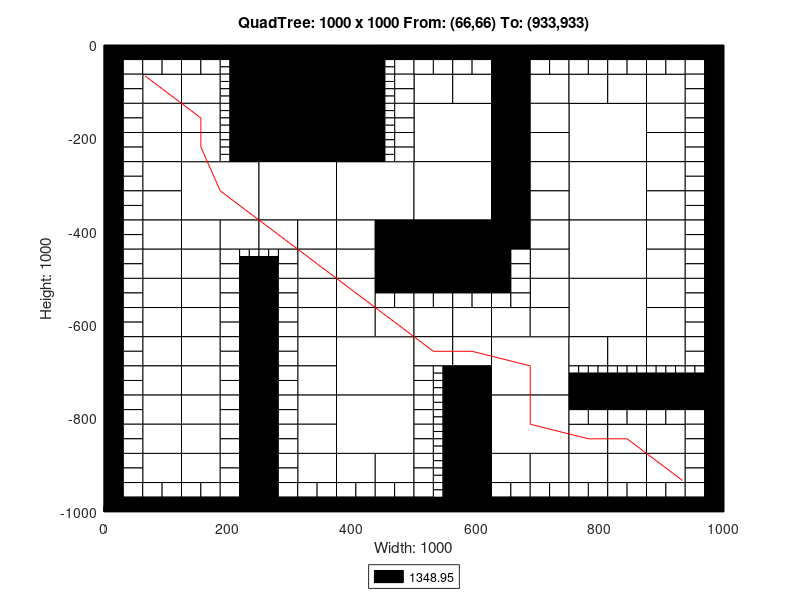

Reproduce this figure in MATLAB.
axis([0 1000 -1000 0]);
title('QuadTree: 1000 x 1000 From: (66,66) To: (933,933)');
xlabel('Width: 1000');
ylabel('Height: 1000');
rectangle('Position',[250 -125 125 125], 'FaceColor',[0 0 0]);
rectangle('Position',[250 -250 125 125], 'FaceColor',[0 0 0]);
rectangle('Position',[125 -375 125 125], 'FaceColor',[1 1 1]);
rectangle('Position',[250 -375 125 125], 'FaceColor',[1 1 1]);
rectangle('Position',[375 -375 125 125], 'FaceColor',[1 1 1]);
rectangle('Position',[500 -250 125 125], 'FaceColor',[1 1 1]);
rectangle('Position',[750 -250 125 125], 'FaceColor',[1 1 1]);
rectangle('Position',[500 -375 125 125], 'FaceColor',[1 1 1]);
rectangle('Position',[500 -500 125 125], 'FaceColor',[0 0 0]);
rectangle('Position',[750 -375 125 125], 'FaceColor',[1 1 1]);
rectangle('Position',[750 -500 125 125], 'FaceColor',[1 1 1]);
rectangle('Position',[375 -750 125 125], 'FaceColor',[1 1 1]);
rectangle('Position',[375 -875 125 125], 'FaceColor',[1 1 1]);
rectangle('Position',[625 -750 125 125], 'FaceColor',[1 1 1]);
rectangle('Position',[750 -625 125 125], 'FaceColor',[1 1 1]);
rectangle('Position',[625 -875 125 125], 'FaceColor',[1 1 1]);
rectangle('Position',[62.5 -125 62.5 62.5], 'FaceColor',[1 1 1]);
rectangle('Position',[125 -125 62.5 62.5], 'FaceColor',[1 1 1]);
rectangle('Position',[62.5 -187.5 62.5 62.5], 'FaceColor',[1 1 1]);
rectangle('Position',[62.5 -250 62.5 62.5], 'FaceColor',[1 1 1]);
rectangle('Position',[125 -187.5 62.5 62.5], 'FaceColor',[1 1 1]);
rectangle('Position',[125 -250 62.5 62.5], 'FaceColor',[1 1 1]);
rectangle('Position',[375 -62.5 62.5 62.5], 'FaceColor',[0 0 0]);
rectangle('Position',[375 -125 62.5 62.5], 'FaceColor',[0 0 0]);
rectangle('Position',[375 -187.5 62.5 62.5], 'FaceColor',[0 0 0]);
rectangle('Position',[375 -250 62.5 62.5], 'FaceColor',[0 0 0]);
rectangle('Position',[62.5 -312.5 62.5 62.5], 'FaceColor',[1 1 1]);
rectangle('Position',[62.5 -375 62.5 62.5], 'FaceColor',[1 1 1]);
rectangle('Position',[62.5 -437.5 62.5 62.5], 'FaceColor',[1 1 1]);
rectangle('Position',[62.5 -500 62.5 62.5], 'FaceColor',[1 1 1]);
rectangle('Position',[125 -437.5 62.5 62.5], 'FaceColor',[1 1 1]);
rectangle('Position',[187.5 -437.5 62.5 62.5], 'FaceColor',[1 1 1]);
rectangle('Position',[125 -500 62.5 62.5], 'FaceColor',[1 1 1]);
rectangle('Position',[250 -437.5 62.5 62.5], 'FaceColor',[1 1 1]);
rectangle('Position',[312.5 -437.5 62.5 62.5], 'FaceColor',[1 1 1]);
rectangle('Position',[312.5 -500 62.5 62.5], 'FaceColor',[1 1 1]);
rectangle('Position',[375 -437.5 62.5 62.5], 'FaceColor',[1 1 1]);
rectangle('Position',[437.5 -437.5 62.5 62.5], 'FaceColor',[0 0 0]);
rectangle('Position',[375 -500 62.5 62.5], 'FaceColor',[1 1 1]);
rectangle('Position',[437.5 -500 62.5 62.5], 'FaceColor',[0 0 0]);
rectangle('Position',[500 -125 62.5 62.5], 'FaceColor',[1 1 1]);
rectangle('Position',[562.5 -125 62.5 62.5], 'FaceColor',[1 1 1]);
rectangle('Position',[625 -62.5 62.5 62.5], 'FaceColor',[0 0 0]);
rectangle('Position',[625 -125 62.5 62.5], 'FaceColor',[0 0 0]);
rectangle('Position',[687.5 -125 62.5 62.5], 'FaceColor',[1 1 1]);
rectangle('Position',[625 -187.5 62.5 62.5], 'FaceColor',[0 0 0]);
rectangle('Position',[687.5 -187.5 62.5 62.5], 'FaceColor',[1 1 1]);
rectangle('Position',[625 -250 62.5 62.5], 'FaceColor',[0 0 0]);
rectangle('Position',[687.5 -250 62.5 62.5], 'FaceColor',[1 1 1]);
rectangle('Position',[750 -125 62.5 62.5], 'FaceColor',[1 1 1]);
rectangle('Position',[812.5 -125 62.5 62.5], 'FaceColor',[1 1 1]);
rectangle('Position',[875 -125 62.5 62.5], 'FaceColor',[1 1 1]);
rectangle('Position',[875 -187.5 62.5 62.5], 'FaceColor',[1 1 1]);
rectangle('Position',[875 -250 62.5 62.5], 'FaceColor',[1 1 1]);
rectangle('Position',[625 -312.5 62.5 62.5], 'FaceColor',[0 0 0]);
rectangle('Position',[687.5 -312.5 62.5 62.5], 'FaceColor',[1 1 1]);
rectangle('Position',[625 -375 62.5 62.5], 'FaceColor',[0 0 0]);
rectangle('Position',[687.5 -375 62.5 62.5], 'FaceColor',[1 1 1]);
rectangle('Position',[625 -437.5 62.5 62.5], 'FaceColor',[0 0 0]);
rectangle('Position',[687.5 -437.5 62.5 62.5], 'FaceColor',[1 1 1]);
rectangle('Position',[687.5 -500 62.5 62.5], 'FaceColor',[1 1 1]);
rectangle('Position',[875 -312.5 62.5 62.5], 'FaceColor',[1 1 1]);
rectangle('Position',[875 -375 62.5 62.5], 'FaceColor',[1 1 1]);
rectangle('Position',[875 -437.5 62.5 62.5], 'FaceColor',[1 1 1]);
rectangle('Position',[875 -500 62.5 62.5], 'FaceColor',[1 1 1]);
rectangle('Position',[62.5 -562.5 62.5 62.5], 'FaceColor',[1 1 1]);
rectangle('Position',[62.5 -625 62.5 62.5], 'FaceColor',[1 1 1]);
rectangle('Position',[125 -562.5 62.5 62.5], 'FaceColor',[1 1 1]);
rectangle('Position',[125 -625 62.5 62.5], 'FaceColor',[1 1 1]);
rectangle('Position',[62.5 -687.5 62.5 62.5], 'FaceColor',[1 1 1]);
rectangle('Position',[62.5 -750 62.5 62.5], 'FaceColor',[1 1 1]);
rectangle('Position',[125 -687.5 62.5 62.5], 'FaceColor',[1 1 1]);
rectangle('Position',[125 -750 62.5 62.5], 'FaceColor',[1 1 1]);
rectangle('Position',[312.5 -562.5 62.5 62.5], 'FaceColor',[1 1 1]);
rectangle('Position',[312.5 -625 62.5 62.5], 'FaceColor',[1 1 1]);
rectangle('Position',[375 -562.5 62.5 62.5], 'FaceColor',[1 1 1]);
rectangle('Position',[375 -625 62.5 62.5], 'FaceColor',[1 1 1]);
rectangle('Position',[437.5 -625 62.5 62.5], 'FaceColor',[1 1 1]);
rectangle('Position',[312.5 -687.5 62.5 62.5], 'FaceColor',[1 1 1]);
rectangle('Position',[312.5 -750 62.5 62.5], 'FaceColor',[1 1 1]);
rectangle('Position',[62.5 -812.5 62.5 62.5], 'FaceColor',[1 1 1]);
rectangle('Position',[62.5 -875 62.5 62.5], 'FaceColor',[1 1 1]);
rectangle('Position',[125 -812.5 62.5 62.5], 'FaceColor',[1 1 1]);
rectangle('Position',[125 -875 62.5 62.5], 'FaceColor',[1 1 1]);
rectangle('Position',[62.5 -937.5 62.5 62.5], 'FaceColor',[1 1 1]);
rectangle('Position',[125 -937.5 62.5 62.5], 'FaceColor',[1 1 1]);
rectangle('Position',[312.5 -812.5 62.5 62.5], 'FaceColor',[1 1 1]);
rectangle('Position',[312.5 -875 62.5 62.5], 'FaceColor',[1 1 1]);
rectangle('Position',[312.5 -937.5 62.5 62.5], 'FaceColor',[1 1 1]);
rectangle('Position',[375 -937.5 62.5 62.5], 'FaceColor',[1 1 1]);
rectangle('Position',[437.5 -937.5 62.5 62.5], 'FaceColor',[1 1 1]);
rectangle('Position',[500 -625 62.5 62.5], 'FaceColor',[1 1 1]);
rectangle('Position',[562.5 -625 62.5 62.5], 'FaceColor',[1 1 1]);
rectangle('Position',[687.5 -562.5 62.5 62.5], 'FaceColor',[1 1 1]);
rectangle('Position',[625 -625 62.5 62.5], 'FaceColor',[1 1 1]);
rectangle('Position',[687.5 -625 62.5 62.5], 'FaceColor',[1 1 1]);
rectangle('Position',[500 -687.5 62.5 62.5], 'FaceColor',[1 1 1]);
rectangle('Position',[562.5 -687.5 62.5 62.5], 'FaceColor',[1 1 1]);
rectangle('Position',[562.5 -750 62.5 62.5], 'FaceColor',[0 0 0]);
rectangle('Position',[875 -562.5 62.5 62.5], 'FaceColor',[1 1 1]);
rectangle('Position',[875 -625 62.5 62.5], 'FaceColor',[1 1 1]);
rectangle('Position',[750 -687.5 62.5 62.5], 'FaceColor',[1 1 1]);
rectangle('Position',[812.5 -687.5 62.5 62.5], 'FaceColor',[1 1 1]);
rectangle('Position',[875 -687.5 62.5 62.5], 'FaceColor',[1 1 1]);
rectangle('Position',[562.5 -812.5 62.5 62.5], 'FaceColor',[0 0 0]);
rectangle('Position',[562.5 -875 62.5 62.5], 'FaceColor',[0 0 0]);
rectangle('Position',[562.5 -937.5 62.5 62.5], 'FaceColor',[0 0 0]);
rectangle('Position',[562.5 -1000 62.5 62.5], 'FaceColor',[0 0 0]);
rectangle('Position',[625 -937.5 62.5 62.5], 'FaceColor',[1 1 1]);
rectangle('Position',[687.5 -937.5 62.5 62.5], 'FaceColor',[1 1 1]);
rectangle('Position',[750 -875 62.5 62.5], 'FaceColor',[1 1 1]);
rectangle('Position',[812.5 -875 62.5 62.5], 'FaceColor',[1 1 1]);
rectangle('Position',[875 -875 62.5 62.5], 'FaceColor',[1 1 1]);
rectangle('Position',[750 -937.5 62.5 62.5], 'FaceColor',[1 1 1]);
rectangle('Position',[812.5 -937.5 62.5 62.5], 'FaceColor',[1 1 1]);
rectangle('Position',[875 -937.5 62.5 62.5], 'FaceColor',[1 1 1]);
rectangle('Position',[0 -31.25 31.25 31.25], 'FaceColor',[0 0 0]);
rectangle('Position',[31.25 -31.25 31.25 31.25], 'FaceColor',[0 0 0]);
rectangle('Position',[0 -62.5 31.25 31.25], 'FaceColor',[0 0 0]);
rectangle('Position',[31.25 -62.5 31.25 31.25], 'FaceColor',[1 1 1]);
rectangle('Position',[62.5 -31.25 31.25 31.25], 'FaceColor',[0 0 0]);
rectangle('Position',[93.75 -31.25 31.25 31.25], 'FaceColor',[0 0 0]);
rectangle('Position',[62.5 -62.5 31.25 31.25], 'FaceColor',[1 1 1]);
rectangle('Position',[93.75 -62.5 31.25 31.25], 'FaceColor',[1 1 1]);
rectangle('Position',[0 -93.75 31.25 31.25], 'FaceColor',[0 0 0]);
rectangle('Position',[31.25 -93.75 31.25 31.25], 'FaceColor',[1 1 1]);
rectangle('Position',[0 -125 31.25 31.25], 'FaceColor',[0 0 0]);
rectangle('Position',[31.25 -125 31.25 31.25], 'FaceColor',[1 1 1]);
rectangle('Position',[125 -31.25 31.25 31.25], 'FaceColor',[0 0 0]);
rectangle('Position',[156.25 -31.25 31.25 31.25], 'FaceColor',[0 0 0]);
rectangle('Position',[125 -62.5 31.25 31.25], 'FaceColor',[1 1 1]);
rectangle('Position',[156.25 -62.5 31.25 31.25], 'FaceColor',[1 1 1]);
rectangle('Position',[187.5 -31.25 31.25 31.25], 'FaceColor',[0 0 0]);
rectangle('Position',[218.75 -31.25 31.25 31.25], 'FaceColor',[0 0 0]);
rectangle('Position',[218.75 -62.5 31.25 31.25], 'FaceColor',[0 0 0]);
rectangle('Position',[218.75 -93.75 31.25 31.25], 'FaceColor',[0 0 0]);
rectangle('Position',[218.75 -125 31.25 31.25], 'FaceColor',[0 0 0]);
rectangle('Position',[0 -156.25 31.25 31.25], 'FaceColor',[0 0 0]);
rectangle('Position',[31.25 -156.25 31.25 31.25], 'FaceColor',[1 1 1]);
rectangle('Position',[0 -187.5 31.25 31.25], 'FaceColor',[0 0 0]);
rectangle('Position',[31.25 -187.5 31.25 31.25], 'FaceColor',[1 1 1]);
rectangle('Position',[0 -218.75 31.25 31.25], 'FaceColor',[0 0 0]);
rectangle('Position',[31.25 -218.75 31.25 31.25], 'FaceColor',[1 1 1]);
rectangle('Position',[0 -250 31.25 31.25], 'FaceColor',[0 0 0]);
rectangle('Position',[31.25 -250 31.25 31.25], 'FaceColor',[1 1 1]);
rectangle('Position',[218.75 -156.25 31.25 31.25], 'FaceColor',[0 0 0]);
rectangle('Position',[218.75 -187.5 31.25 31.25], 'FaceColor',[0 0 0]);
rectangle('Position',[218.75 -218.75 31.25 31.25], 'FaceColor',[0 0 0]);
rectangle('Position',[218.75 -250 31.25 31.25], 'FaceColor',[0 0 0]);
rectangle('Position',[437.5 -31.25 31.25 31.25], 'FaceColor',[0 0 0]);
rectangle('Position',[468.75 -31.25 31.25 31.25], 'FaceColor',[0 0 0]);
rectangle('Position',[468.75 -62.5 31.25 31.25], 'FaceColor',[1 1 1]);
rectangle('Position',[468.75 -93.75 31.25 31.25], 'FaceColor',[1 1 1]);
rectangle('Position',[468.75 -125 31.25 31.25], 'FaceColor',[1 1 1]);
rectangle('Position',[468.75 -156.25 31.25 31.25], 'FaceColor',[1 1 1]);
rectangle('Position',[468.75 -187.5 31.25 31.25], 'FaceColor',[1 1 1]);
rectangle('Position',[468.75 -218.75 31.25 31.25], 'FaceColor',[1 1 1]);
rectangle('Position',[468.75 -250 31.25 31.25], 'FaceColor',[1 1 1]);
rectangle('Position',[0 -281.25 31.25 31.25], 'FaceColor',[0 0 0]);
rectangle('Position',[31.25 -281.25 31.25 31.25], 'FaceColor',[1 1 1]);
rectangle('Position',[0 -312.5 31.25 31.25], 'FaceColor',[0 0 0]);
rectangle('Position',[31.25 -312.5 31.25 31.25], 'FaceColor',[1 1 1]);
rectangle('Position',[0 -343.75 31.25 31.25], 'FaceColor',[0 0 0]);
rectangle('Position',[31.25 -343.75 31.25 31.25], 'FaceColor',[1 1 1]);
rectangle('Position',[0 -375 31.25 31.25], 'FaceColor',[0 0 0]);
rectangle('Position',[31.25 -375 31.25 31.25], 'FaceColor',[1 1 1]);
rectangle('Position',[0 -406.25 31.25 31.25], 'FaceColor',[0 0 0]);
rectangle('Position',[31.25 -406.25 31.25 31.25], 'FaceColor',[1 1 1]);
rectangle('Position',[0 -437.5 31.25 31.25], 'FaceColor',[0 0 0]);
rectangle('Position',[31.25 -437.5 31.25 31.25], 'FaceColor',[1 1 1]);
rectangle('Position',[0 -468.75 31.25 31.25], 'FaceColor',[0 0 0]);
rectangle('Position',[31.25 -468.75 31.25 31.25], 'FaceColor',[1 1 1]);
rectangle('Position',[0 -500 31.25 31.25], 'FaceColor',[0 0 0]);
rectangle('Position',[31.25 -500 31.25 31.25], 'FaceColor',[1 1 1]);
rectangle('Position',[187.5 -468.75 31.25 31.25], 'FaceColor',[1 1 1]);
rectangle('Position',[187.5 -500 31.25 31.25], 'FaceColor',[1 1 1]);
rectangle('Position',[218.75 -500 31.25 31.25], 'FaceColor',[0 0 0]);
rectangle('Position',[281.25 -468.75 31.25 31.25], 'FaceColor',[1 1 1]);
rectangle('Position',[250 -500 31.25 31.25], 'FaceColor',[0 0 0]);
rectangle('Position',[281.25 -500 31.25 31.25], 'FaceColor',[1 1 1]);
rectangle('Position',[500 -31.25 31.25 31.25], 'FaceColor',[0 0 0]);
rectangle('Position',[531.25 -31.25 31.25 31.25], 'FaceColor',[0 0 0]);
rectangle('Position',[500 -62.5 31.25 31.25], 'FaceColor',[1 1 1]);
rectangle('Position',[531.25 -62.5 31.25 31.25], 'FaceColor',[1 1 1]);
rectangle('Position',[562.5 -31.25 31.25 31.25], 'FaceColor',[0 0 0]);
rectangle('Position',[593.75 -31.25 31.25 31.25], 'FaceColor',[0 0 0]);
rectangle('Position',[562.5 -62.5 31.25 31.25], 'FaceColor',[1 1 1]);
rectangle('Position',[593.75 -62.5 31.25 31.25], 'FaceColor',[1 1 1]);
rectangle('Position',[687.5 -31.25 31.25 31.25], 'FaceColor',[0 0 0]);
rectangle('Position',[718.75 -31.25 31.25 31.25], 'FaceColor',[0 0 0]);
rectangle('Position',[687.5 -62.5 31.25 31.25], 'FaceColor',[1 1 1]);
rectangle('Position',[718.75 -62.5 31.25 31.25], 'FaceColor',[1 1 1]);
rectangle('Position',[750 -31.25 31.25 31.25], 'FaceColor',[0 0 0]);
rectangle('Position',[781.25 -31.25 31.25 31.25], 'FaceColor',[0 0 0]);
rectangle('Position',[750 -62.5 31.25 31.25], 'FaceColor',[1 1 1]);
rectangle('Position',[781.25 -62.5 31.25 31.25], 'FaceColor',[1 1 1]);
rectangle('Position',[812.5 -31.25 31.25 31.25], 'FaceColor',[0 0 0]);
rectangle('Position',[843.75 -31.25 31.25 31.25], 'FaceColor',[0 0 0]);
rectangle('Position',[812.5 -62.5 31.25 31.25], 'FaceColor',[1 1 1]);
rectangle('Position',[843.75 -62.5 31.25 31.25], 'FaceColor',[1 1 1]);
rectangle('Position',[875 -31.25 31.25 31.25], 'FaceColor',[0 0 0]);
rectangle('Position',[906.25 -31.25 31.25 31.25], 'FaceColor',[0 0 0]);
rectangle('Position',[875 -62.5 31.25 31.25], 'FaceColor',[1 1 1]);
rectangle('Position',[906.25 -62.5 31.25 31.25], 'FaceColor',[1 1 1]);
rectangle('Position',[937.5 -31.25 31.25 31.25], 'FaceColor',[0 0 0]);
rectangle('Position',[968.75 -31.25 31.25 31.25], 'FaceColor',[0 0 0]);
rectangle('Position',[937.5 -62.5 31.25 31.25], 'FaceColor',[1 1 1]);
rectangle('Position',[968.75 -62.5 31.25 31.25], 'FaceColor',[0 0 0]);
rectangle('Position',[937.5 -93.75 31.25 31.25], 'FaceColor',[1 1 1]);
rectangle('Position',[968.75 -93.75 31.25 31.25], 'FaceColor',[0 0 0]);
rectangle('Position',[937.5 -125 31.25 31.25], 'FaceColor',[1 1 1]);
rectangle('Position',[968.75 -125 31.25 31.25], 'FaceColor',[0 0 0]);
rectangle('Position',[937.5 -156.25 31.25 31.25], 'FaceColor',[1 1 1]);
rectangle('Position',[968.75 -156.25 31.25 31.25], 'FaceColor',[0 0 0]);
rectangle('Position',[937.5 -187.5 31.25 31.25], 'FaceColor',[1 1 1]);
rectangle('Position',[968.75 -187.5 31.25 31.25], 'FaceColor',[0 0 0]);
rectangle('Position',[937.5 -218.75 31.25 31.25], 'FaceColor',[1 1 1]);
rectangle('Position',[968.75 -218.75 31.25 31.25], 'FaceColor',[0 0 0]);
rectangle('Position',[937.5 -250 31.25 31.25], 'FaceColor',[1 1 1]);
rectangle('Position',[968.75 -250 31.25 31.25], 'FaceColor',[0 0 0]);
rectangle('Position',[625 -468.75 31.25 31.25], 'FaceColor',[0 0 0]);
rectangle('Position',[656.25 -468.75 31.25 31.25], 'FaceColor',[1 1 1]);
rectangle('Position',[625 -500 31.25 31.25], 'FaceColor',[0 0 0]);
rectangle('Position',[656.25 -500 31.25 31.25], 'FaceColor',[1 1 1]);
rectangle('Position',[937.5 -281.25 31.25 31.25], 'FaceColor',[1 1 1]);
rectangle('Position',[968.75 -281.25 31.25 31.25], 'FaceColor',[0 0 0]);
rectangle('Position',[937.5 -312.5 31.25 31.25], 'FaceColor',[1 1 1]);
rectangle('Position',[968.75 -312.5 31.25 31.25], 'FaceColor',[0 0 0]);
rectangle('Position',[937.5 -343.75 31.25 31.25], 'FaceColor',[1 1 1]);
rectangle('Position',[968.75 -343.75 31.25 31.25], 'FaceColor',[0 0 0]);
rectangle('Position',[937.5 -375 31.25 31.25], 'FaceColor',[1 1 1]);
rectangle('Position',[968.75 -375 31.25 31.25], 'FaceColor',[0 0 0]);
rectangle('Position',[937.5 -406.25 31.25 31.25], 'FaceColor',[1 1 1]);
rectangle('Position',[968.75 -406.25 31.25 31.25], 'FaceColor',[0 0 0]);
rectangle('Position',[937.5 -437.5 31.25 31.25], 'FaceColor',[1 1 1]);
rectangle('Position',[968.75 -437.5 31.25 31.25], 'FaceColor',[0 0 0]);
rectangle('Position',[937.5 -468.75 31.25 31.25], 'FaceColor',[1 1 1]);
rectangle('Position',[968.75 -468.75 31.25 31.25], 'FaceColor',[0 0 0]);
rectangle('Position',[937.5 -500 31.25 31.25], 'FaceColor',[1 1 1]);
rectangle('Position',[968.75 -500 31.25 31.25], 'FaceColor',[0 0 0]);
rectangle('Position',[0 -531.25 31.25 31.25], 'FaceColor',[0 0 0]);
rectangle('Position',[31.25 -531.25 31.25 31.25], 'FaceColor',[1 1 1]);
rectangle('Position',[0 -562.5 31.25 31.25], 'FaceColor',[0 0 0]);
rectangle('Position',[31.25 -562.5 31.25 31.25], 'FaceColor',[1 1 1]);
rectangle('Position',[0 -593.75 31.25 31.25], 'FaceColor',[0 0 0]);
rectangle('Position',[31.25 -593.75 31.25 31.25], 'FaceColor',[1 1 1]);
rectangle('Position',[0 -625 31.25 31.25], 'FaceColor',[0 0 0]);
rectangle('Position',[31.25 -625 31.25 31.25], 'FaceColor',[1 1 1]);
rectangle('Position',[187.5 -531.25 31.25 31.25], 'FaceColor',[1 1 1]);
rectangle('Position',[218.75 -531.25 31.25 31.25], 'FaceColor',[0 0 0]);
rectangle('Position',[187.5 -562.5 31.25 31.25], 'FaceColor',[1 1 1]);
rectangle('Position',[218.75 -562.5 31.25 31.25], 'FaceColor',[0 0 0]);
rectangle('Position',[187.5 -593.75 31.25 31.25], 'FaceColor',[1 1 1]);
rectangle('Position',[218.75 -593.75 31.25 31.25], 'FaceColor',[0 0 0]);
rectangle('Position',[187.5 -625 31.25 31.25], 'FaceColor',[1 1 1]);
rectangle('Position',[218.75 -625 31.25 31.25], 'FaceColor',[0 0 0]);
rectangle('Position',[0 -656.25 31.25 31.25], 'FaceColor',[0 0 0]);
rectangle('Position',[31.25 -656.25 31.25 31.25], 'FaceColor',[1 1 1]);
rectangle('Position',[0 -687.5 31.25 31.25], 'FaceColor',[0 0 0]);
rectangle('Position',[31.25 -687.5 31.25 31.25], 'FaceColor',[1 1 1]);
rectangle('Position',[0 -718.75 31.25 31.25], 'FaceColor',[0 0 0]);
rectangle('Position',[31.25 -718.75 31.25 31.25], 'FaceColor',[1 1 1]);
rectangle('Position',[0 -750 31.25 31.25], 'FaceColor',[0 0 0]);
rectangle('Position',[31.25 -750 31.25 31.25], 'FaceColor',[1 1 1]);
rectangle('Position',[187.5 -656.25 31.25 31.25], 'FaceColor',[1 1 1]);
rectangle('Position',[218.75 -656.25 31.25 31.25], 'FaceColor',[0 0 0]);
rectangle('Position',[187.5 -687.5 31.25 31.25], 'FaceColor',[1 1 1]);
rectangle('Position',[218.75 -687.5 31.25 31.25], 'FaceColor',[0 0 0]);
rectangle('Position',[187.5 -718.75 31.25 31.25], 'FaceColor',[1 1 1]);
rectangle('Position',[218.75 -718.75 31.25 31.25], 'FaceColor',[0 0 0]);
rectangle('Position',[187.5 -750 31.25 31.25], 'FaceColor',[1 1 1]);
rectangle('Position',[218.75 -750 31.25 31.25], 'FaceColor',[0 0 0]);
rectangle('Position',[250 -531.25 31.25 31.25], 'FaceColor',[0 0 0]);
rectangle('Position',[281.25 -531.25 31.25 31.25], 'FaceColor',[1 1 1]);
rectangle('Position',[250 -562.5 31.25 31.25], 'FaceColor',[0 0 0]);
rectangle('Position',[281.25 -562.5 31.25 31.25], 'FaceColor',[1 1 1]);
rectangle('Position',[250 -593.75 31.25 31.25], 'FaceColor',[0 0 0]);
rectangle('Position',[281.25 -593.75 31.25 31.25], 'FaceColor',[1 1 1]);
rectangle('Position',[250 -625 31.25 31.25], 'FaceColor',[0 0 0]);
rectangle('Position',[281.25 -625 31.25 31.25], 'FaceColor',[1 1 1]);
rectangle('Position',[437.5 -531.25 31.25 31.25], 'FaceColor',[0 0 0]);
rectangle('Position',[468.75 -531.25 31.25 31.25], 'FaceColor',[0 0 0]);
rectangle('Position',[437.5 -562.5 31.25 31.25], 'FaceColor',[1 1 1]);
rectangle('Position',[468.75 -562.5 31.25 31.25], 'FaceColor',[1 1 1]);
rectangle('Position',[250 -656.25 31.25 31.25], 'FaceColor',[0 0 0]);
rectangle('Position',[281.25 -656.25 31.25 31.25], 'FaceColor',[1 1 1]);
rectangle('Position',[250 -687.5 31.25 31.25], 'FaceColor',[0 0 0]);
rectangle('Position',[281.25 -687.5 31.25 31.25], 'FaceColor',[1 1 1]);
rectangle('Position',[250 -718.75 31.25 31.25], 'FaceColor',[0 0 0]);
rectangle('Position',[281.25 -718.75 31.25 31.25], 'FaceColor',[1 1 1]);
rectangle('Position',[250 -750 31.25 31.25], 'FaceColor',[0 0 0]);
rectangle('Position',[281.25 -750 31.25 31.25], 'FaceColor',[1 1 1]);
rectangle('Position',[0 -781.25 31.25 31.25], 'FaceColor',[0 0 0]);
rectangle('Position',[31.25 -781.25 31.25 31.25], 'FaceColor',[1 1 1]);
rectangle('Position',[0 -812.5 31.25 31.25], 'FaceColor',[0 0 0]);
rectangle('Position',[31.25 -812.5 31.25 31.25], 'FaceColor',[1 1 1]);
rectangle('Position',[0 -843.75 31.25 31.25], 'FaceColor',[0 0 0]);
rectangle('Position',[31.25 -843.75 31.25 31.25], 'FaceColor',[1 1 1]);
rectangle('Position',[0 -875 31.25 31.25], 'FaceColor',[0 0 0]);
rectangle('Position',[31.25 -875 31.25 31.25], 'FaceColor',[1 1 1]);
rectangle('Position',[187.5 -781.25 31.25 31.25], 'FaceColor',[1 1 1]);
rectangle('Position',[218.75 -781.25 31.25 31.25], 'FaceColor',[0 0 0]);
rectangle('Position',[187.5 -812.5 31.25 31.25], 'FaceColor',[1 1 1]);
rectangle('Position',[218.75 -812.5 31.25 31.25], 'FaceColor',[0 0 0]);
rectangle('Position',[187.5 -843.75 31.25 31.25], 'FaceColor',[1 1 1]);
rectangle('Position',[218.75 -843.75 31.25 31.25], 'FaceColor',[0 0 0]);
rectangle('Position',[187.5 -875 31.25 31.25], 'FaceColor',[1 1 1]);
rectangle('Position',[218.75 -875 31.25 31.25], 'FaceColor',[0 0 0]);
rectangle('Position',[0 -906.25 31.25 31.25], 'FaceColor',[0 0 0]);
rectangle('Position',[31.25 -906.25 31.25 31.25], 'FaceColor',[1 1 1]);
rectangle('Position',[0 -937.5 31.25 31.25], 'FaceColor',[0 0 0]);
rectangle('Position',[31.25 -937.5 31.25 31.25], 'FaceColor',[1 1 1]);
rectangle('Position',[0 -968.75 31.25 31.25], 'FaceColor',[0 0 0]);
rectangle('Position',[31.25 -968.75 31.25 31.25], 'FaceColor',[1 1 1]);
rectangle('Position',[0 -1000 31.25 31.25], 'FaceColor',[0 0 0]);
rectangle('Position',[31.25 -1000 31.25 31.25], 'FaceColor',[0 0 0]);
rectangle('Position',[62.5 -968.75 31.25 31.25], 'FaceColor',[1 1 1]);
rectangle('Position',[93.75 -968.75 31.25 31.25], 'FaceColor',[1 1 1]);
rectangle('Position',[62.5 -1000 31.25 31.25], 'FaceColor',[0 0 0]);
rectangle('Position',[93.75 -1000 31.25 31.25], 'FaceColor',[0 0 0]);
rectangle('Position',[187.5 -906.25 31.25 31.25], 'FaceColor',[1 1 1]);
rectangle('Position',[218.75 -906.25 31.25 31.25], 'FaceColor',[0 0 0]);
rectangle('Position',[187.5 -937.5 31.25 31.25], 'FaceColor',[1 1 1]);
rectangle('Position',[218.75 -937.5 31.25 31.25], 'FaceColor',[0 0 0]);
rectangle('Position',[125 -968.75 31.25 31.25], 'FaceColor',[1 1 1]);
rectangle('Position',[156.25 -968.75 31.25 31.25], 'FaceColor',[1 1 1]);
rectangle('Position',[125 -1000 31.25 31.25], 'FaceColor',[0 0 0]);
rectangle('Position',[156.25 -1000 31.25 31.25], 'FaceColor',[0 0 0]);
rectangle('Position',[187.5 -968.75 31.25 31.25], 'FaceColor',[1 1 1]);
rectangle('Position',[218.75 -968.75 31.25 31.25], 'FaceColor',[0 0 0]);
rectangle('Position',[187.5 -1000 31.25 31.25], 'FaceColor',[0 0 0]);
rectangle('Position',[218.75 -1000 31.25 31.25], 'FaceColor',[0 0 0]);
rectangle('Position',[250 -781.25 31.25 31.25], 'FaceColor',[0 0 0]);
rectangle('Position',[281.25 -781.25 31.25 31.25], 'FaceColor',[1 1 1]);
rectangle('Position',[250 -812.5 31.25 31.25], 'FaceColor',[0 0 0]);
rectangle('Position',[281.25 -812.5 31.25 31.25], 'FaceColor',[1 1 1]);
rectangle('Position',[250 -843.75 31.25 31.25], 'FaceColor',[0 0 0]);
rectangle('Position',[281.25 -843.75 31.25 31.25], 'FaceColor',[1 1 1]);
rectangle('Position',[250 -875 31.25 31.25], 'FaceColor',[0 0 0]);
rectangle('Position',[281.25 -875 31.25 31.25], 'FaceColor',[1 1 1]);
rectangle('Position',[250 -906.25 31.25 31.25], 'FaceColor',[0 0 0]);
rectangle('Position',[281.25 -906.25 31.25 31.25], 'FaceColor',[1 1 1]);
rectangle('Position',[250 -937.5 31.25 31.25], 'FaceColor',[0 0 0]);
rectangle('Position',[281.25 -937.5 31.25 31.25], 'FaceColor',[1 1 1]);
rectangle('Position',[250 -968.75 31.25 31.25], 'FaceColor',[0 0 0]);
rectangle('Position',[281.25 -968.75 31.25 31.25], 'FaceColor',[1 1 1]);
rectangle('Position',[250 -1000 31.25 31.25], 'FaceColor',[0 0 0]);
rectangle('Position',[281.25 -1000 31.25 31.25], 'FaceColor',[0 0 0]);
rectangle('Position',[312.5 -968.75 31.25 31.25], 'FaceColor',[1 1 1]);
rectangle('Position',[343.75 -968.75 31.25 31.25], 'FaceColor',[1 1 1]);
rectangle('Position',[312.5 -1000 31.25 31.25], 'FaceColor',[0 0 0]);
rectangle('Position',[343.75 -1000 31.25 31.25], 'FaceColor',[0 0 0]);
rectangle('Position',[375 -968.75 31.25 31.25], 'FaceColor',[1 1 1]);
rectangle('Position',[406.25 -968.75 31.25 31.25], 'FaceColor',[1 1 1]);
rectangle('Position',[375 -1000 31.25 31.25], 'FaceColor',[0 0 0]);
rectangle('Position',[406.25 -1000 31.25 31.25], 'FaceColor',[0 0 0]);
rectangle('Position',[437.5 -968.75 31.25 31.25], 'FaceColor',[1 1 1]);
rectangle('Position',[468.75 -968.75 31.25 31.25], 'FaceColor',[1 1 1]);
rectangle('Position',[437.5 -1000 31.25 31.25], 'FaceColor',[0 0 0]);
rectangle('Position',[468.75 -1000 31.25 31.25], 'FaceColor',[0 0 0]);
rectangle('Position',[500 -531.25 31.25 31.25], 'FaceColor',[0 0 0]);
rectangle('Position',[531.25 -531.25 31.25 31.25], 'FaceColor',[0 0 0]);
rectangle('Position',[500 -562.5 31.25 31.25], 'FaceColor',[1 1 1]);
rectangle('Position',[531.25 -562.5 31.25 31.25], 'FaceColor',[1 1 1]);
rectangle('Position',[562.5 -531.25 31.25 31.25], 'FaceColor',[0 0 0]);
rectangle('Position',[593.75 -531.25 31.25 31.25], 'FaceColor',[0 0 0]);
rectangle('Position',[562.5 -562.5 31.25 31.25], 'FaceColor',[1 1 1]);
rectangle('Position',[593.75 -562.5 31.25 31.25], 'FaceColor',[1 1 1]);
rectangle('Position',[625 -531.25 31.25 31.25], 'FaceColor',[0 0 0]);
rectangle('Position',[656.25 -531.25 31.25 31.25], 'FaceColor',[1 1 1]);
rectangle('Position',[625 -562.5 31.25 31.25], 'FaceColor',[1 1 1]);
rectangle('Position',[656.25 -562.5 31.25 31.25], 'FaceColor',[1 1 1]);
rectangle('Position',[500 -718.75 31.25 31.25], 'FaceColor',[1 1 1]);
rectangle('Position',[500 -750 31.25 31.25], 'FaceColor',[1 1 1]);
rectangle('Position',[937.5 -531.25 31.25 31.25], 'FaceColor',[1 1 1]);
rectangle('Position',[968.75 -531.25 31.25 31.25], 'FaceColor',[0 0 0]);
rectangle('Position',[937.5 -562.5 31.25 31.25], 'FaceColor',[1 1 1]);
rectangle('Position',[968.75 -562.5 31.25 31.25], 'FaceColor',[0 0 0]);
rectangle('Position',[937.5 -593.75 31.25 31.25], 'FaceColor',[1 1 1]);
rectangle('Position',[968.75 -593.75 31.25 31.25], 'FaceColor',[0 0 0]);
rectangle('Position',[937.5 -625 31.25 31.25], 'FaceColor',[1 1 1]);
rectangle('Position',[968.75 -625 31.25 31.25], 'FaceColor',[0 0 0]);
rectangle('Position',[750 -750 31.25 31.25], 'FaceColor',[0 0 0]);
rectangle('Position',[781.25 -750 31.25 31.25], 'FaceColor',[0 0 0]);
rectangle('Position',[812.5 -750 31.25 31.25], 'FaceColor',[0 0 0]);
rectangle('Position',[843.75 -750 31.25 31.25], 'FaceColor',[0 0 0]);
rectangle('Position',[937.5 -656.25 31.25 31.25], 'FaceColor',[1 1 1]);
rectangle('Position',[968.75 -656.25 31.25 31.25], 'FaceColor',[0 0 0]);
rectangle('Position',[937.5 -687.5 31.25 31.25], 'FaceColor',[1 1 1]);
rectangle('Position',[968.75 -687.5 31.25 31.25], 'FaceColor',[0 0 0]);
rectangle('Position',[875 -750 31.25 31.25], 'FaceColor',[0 0 0]);
rectangle('Position',[906.25 -750 31.25 31.25], 'FaceColor',[0 0 0]);
rectangle('Position',[968.75 -718.75 31.25 31.25], 'FaceColor',[0 0 0]);
rectangle('Position',[937.5 -750 31.25 31.25], 'FaceColor',[0 0 0]);
rectangle('Position',[968.75 -750 31.25 31.25], 'FaceColor',[0 0 0]);
rectangle('Position',[500 -781.25 31.25 31.25], 'FaceColor',[1 1 1]);
rectangle('Position',[500 -812.5 31.25 31.25], 'FaceColor',[1 1 1]);
rectangle('Position',[500 -843.75 31.25 31.25], 'FaceColor',[1 1 1]);
rectangle('Position',[500 -875 31.25 31.25], 'FaceColor',[1 1 1]);
rectangle('Position',[500 -906.25 31.25 31.25], 'FaceColor',[1 1 1]);
rectangle('Position',[500 -937.5 31.25 31.25], 'FaceColor',[1 1 1]);
rectangle('Position',[500 -968.75 31.25 31.25], 'FaceColor',[1 1 1]);
rectangle('Position',[500 -1000 31.25 31.25], 'FaceColor',[0 0 0]);
rectangle('Position',[531.25 -1000 31.25 31.25], 'FaceColor',[0 0 0]);
rectangle('Position',[625 -968.75 31.25 31.25], 'FaceColor',[1 1 1]);
rectangle('Position',[656.25 -968.75 31.25 31.25], 'FaceColor',[1 1 1]);
rectangle('Position',[625 -1000 31.25 31.25], 'FaceColor',[0 0 0]);
rectangle('Position',[656.25 -1000 31.25 31.25], 'FaceColor',[0 0 0]);
rectangle('Position',[687.5 -968.75 31.25 31.25], 'FaceColor',[1 1 1]);
rectangle('Position',[718.75 -968.75 31.25 31.25], 'FaceColor',[1 1 1]);
rectangle('Position',[687.5 -1000 31.25 31.25], 'FaceColor',[0 0 0]);
rectangle('Position',[718.75 -1000 31.25 31.25], 'FaceColor',[0 0 0]);
rectangle('Position',[750 -781.25 31.25 31.25], 'FaceColor',[0 0 0]);
rectangle('Position',[781.25 -781.25 31.25 31.25], 'FaceColor',[0 0 0]);
rectangle('Position',[750 -812.5 31.25 31.25], 'FaceColor',[1 1 1]);
rectangle('Position',[781.25 -812.5 31.25 31.25], 'FaceColor',[1 1 1]);
rectangle('Position',[812.5 -781.25 31.25 31.25], 'FaceColor',[0 0 0]);
rectangle('Position',[843.75 -781.25 31.25 31.25], 'FaceColor',[0 0 0]);
rectangle('Position',[812.5 -812.5 31.25 31.25], 'FaceColor',[1 1 1]);
rectangle('Position',[843.75 -812.5 31.25 31.25], 'FaceColor',[1 1 1]);
rectangle('Position',[875 -781.25 31.25 31.25], 'FaceColor',[0 0 0]);
rectangle('Position',[906.25 -781.25 31.25 31.25], 'FaceColor',[0 0 0]);
rectangle('Position',[875 -812.5 31.25 31.25], 'FaceColor',[1 1 1]);
rectangle('Position',[906.25 -812.5 31.25 31.25], 'FaceColor',[1 1 1]);
rectangle('Position',[937.5 -781.25 31.25 31.25], 'FaceColor',[0 0 0]);
rectangle('Position',[968.75 -781.25 31.25 31.25], 'FaceColor',[0 0 0]);
rectangle('Position',[937.5 -812.5 31.25 31.25], 'FaceColor',[1 1 1]);
rectangle('Position',[968.75 -812.5 31.25 31.25], 'FaceColor',[0 0 0]);
rectangle('Position',[937.5 -843.75 31.25 31.25], 'FaceColor',[1 1 1]);
rectangle('Position',[968.75 -843.75 31.25 31.25], 'FaceColor',[0 0 0]);
rectangle('Position',[937.5 -875 31.25 31.25], 'FaceColor',[1 1 1]);
rectangle('Position',[968.75 -875 31.25 31.25], 'FaceColor',[0 0 0]);
rectangle('Position',[750 -968.75 31.25 31.25], 'FaceColor',[1 1 1]);
rectangle('Position',[781.25 -968.75 31.25 31.25], 'FaceColor',[1 1 1]);
rectangle('Position',[750 -1000 31.25 31.25], 'FaceColor',[0 0 0]);
rectangle('Position',[781.25 -1000 31.25 31.25], 'FaceColor',[0 0 0]);
rectangle('Position',[812.5 -968.75 31.25 31.25], 'FaceColor',[1 1 1]);
rectangle('Position',[843.75 -968.75 31.25 31.25], 'FaceColor',[1 1 1]);
rectangle('Position',[812.5 -1000 31.25 31.25], 'FaceColor',[0 0 0]);
rectangle('Position',[843.75 -1000 31.25 31.25], 'FaceColor',[0 0 0]);
rectangle('Position',[937.5 -906.25 31.25 31.25], 'FaceColor',[1 1 1]);
rectangle('Position',[968.75 -906.25 31.25 31.25], 'FaceColor',[0 0 0]);
rectangle('Position',[937.5 -937.5 31.25 31.25], 'FaceColor',[1 1 1]);
rectangle('Position',[968.75 -937.5 31.25 31.25], 'FaceColor',[0 0 0]);
rectangle('Position',[875 -968.75 31.25 31.25], 'FaceColor',[1 1 1]);
rectangle('Position',[906.25 -968.75 31.25 31.25], 'FaceColor',[1 1 1]);
rectangle('Position',[875 -1000 31.25 31.25], 'FaceColor',[0 0 0]);
rectangle('Position',[906.25 -1000 31.25 31.25], 'FaceColor',[0 0 0]);
rectangle('Position',[937.5 -968.75 31.25 31.25], 'FaceColor',[1 1 1]);
rectangle('Position',[968.75 -968.75 31.25 31.25], 'FaceColor',[0 0 0]);
rectangle('Position',[937.5 -1000 31.25 31.25], 'FaceColor',[0 0 0]);
rectangle('Position',[968.75 -1000 31.25 31.25], 'FaceColor',[0 0 0]);
rectangle('Position',[187.5 -46.875 15.625 15.625], 'FaceColor',[1 1 1]);
rectangle('Position',[203.125 -46.875 15.625 15.625], 'FaceColor',[0 0 0]);
rectangle('Position',[187.5 -62.5 15.625 15.625], 'FaceColor',[1 1 1]);
rectangle('Position',[203.125 -62.5 15.625 15.625], 'FaceColor',[0 0 0]);
rectangle('Position',[187.5 -78.125 15.625 15.625], 'FaceColor',[1 1 1]);
rectangle('Position',[203.125 -78.125 15.625 15.625], 'FaceColor',[0 0 0]);
rectangle('Position',[187.5 -93.75 15.625 15.625], 'FaceColor',[1 1 1]);
rectangle('Position',[203.125 -93.75 15.625 15.625], 'FaceColor',[0 0 0]);
rectangle('Position',[187.5 -109.375 15.625 15.625], 'FaceColor',[1 1 1]);
rectangle('Position',[203.125 -109.375 15.625 15.625], 'FaceColor',[0 0 0]);
rectangle('Position',[187.5 -125 15.625 15.625], 'FaceColor',[1 1 1]);
rectangle('Position',[203.125 -125 15.625 15.625], 'FaceColor',[0 0 0]);
rectangle('Position',[187.5 -140.625 15.625 15.625], 'FaceColor',[1 1 1]);
rectangle('Position',[203.125 -140.625 15.625 15.625], 'FaceColor',[0 0 0]);
rectangle('Position',[187.5 -156.25 15.625 15.625], 'FaceColor',[1 1 1]);
rectangle('Position',[203.125 -156.25 15.625 15.625], 'FaceColor',[0 0 0]);
rectangle('Position',[187.5 -171.875 15.625 15.625], 'FaceColor',[1 1 1]);
rectangle('Position',[203.125 -171.875 15.625 15.625], 'FaceColor',[0 0 0]);
rectangle('Position',[187.5 -187.5 15.625 15.625], 'FaceColor',[1 1 1]);
rectangle('Position',[203.125 -187.5 15.625 15.625], 'FaceColor',[0 0 0]);
rectangle('Position',[187.5 -203.125 15.625 15.625], 'FaceColor',[1 1 1]);
rectangle('Position',[203.125 -203.125 15.625 15.625], 'FaceColor',[0 0 0]);
rectangle('Position',[187.5 -218.75 15.625 15.625], 'FaceColor',[1 1 1]);
rectangle('Position',[203.125 -218.75 15.625 15.625], 'FaceColor',[0 0 0]);
rectangle('Position',[187.5 -234.375 15.625 15.625], 'FaceColor',[1 1 1]);
rectangle('Position',[203.125 -234.375 15.625 15.625], 'FaceColor',[0 0 0]);
rectangle('Position',[187.5 -250 15.625 15.625], 'FaceColor',[1 1 1]);
rectangle('Position',[203.125 -250 15.625 15.625], 'FaceColor',[0 0 0]);
rectangle('Position',[437.5 -46.875 15.625 15.625], 'FaceColor',[0 0 0]);
rectangle('Position',[453.125 -46.875 15.625 15.625], 'FaceColor',[1 1 1]);
rectangle('Position',[437.5 -62.5 15.625 15.625], 'FaceColor',[0 0 0]);
rectangle('Position',[453.125 -62.5 15.625 15.625], 'FaceColor',[1 1 1]);
rectangle('Position',[437.5 -78.125 15.625 15.625], 'FaceColor',[0 0 0]);
rectangle('Position',[453.125 -78.125 15.625 15.625], 'FaceColor',[1 1 1]);
rectangle('Position',[437.5 -93.75 15.625 15.625], 'FaceColor',[0 0 0]);
rectangle('Position',[453.125 -93.75 15.625 15.625], 'FaceColor',[1 1 1]);
rectangle('Position',[437.5 -109.375 15.625 15.625], 'FaceColor',[0 0 0]);
rectangle('Position',[453.125 -109.375 15.625 15.625], 'FaceColor',[1 1 1]);
rectangle('Position',[437.5 -125 15.625 15.625], 'FaceColor',[0 0 0]);
rectangle('Position',[453.125 -125 15.625 15.625], 'FaceColor',[1 1 1]);
rectangle('Position',[437.5 -140.625 15.625 15.625], 'FaceColor',[0 0 0]);
rectangle('Position',[453.125 -140.625 15.625 15.625], 'FaceColor',[1 1 1]);
rectangle('Position',[437.5 -156.25 15.625 15.625], 'FaceColor',[0 0 0]);
rectangle('Position',[453.125 -156.25 15.625 15.625], 'FaceColor',[1 1 1]);
rectangle('Position',[437.5 -171.875 15.625 15.625], 'FaceColor',[0 0 0]);
rectangle('Position',[453.125 -171.875 15.625 15.625], 'FaceColor',[1 1 1]);
rectangle('Position',[437.5 -187.5 15.625 15.625], 'FaceColor',[0 0 0]);
rectangle('Position',[453.125 -187.5 15.625 15.625], 'FaceColor',[1 1 1]);
rectangle('Position',[437.5 -203.125 15.625 15.625], 'FaceColor',[0 0 0]);
rectangle('Position',[453.125 -203.125 15.625 15.625], 'FaceColor',[1 1 1]);
rectangle('Position',[437.5 -218.75 15.625 15.625], 'FaceColor',[0 0 0]);
rectangle('Position',[453.125 -218.75 15.625 15.625], 'FaceColor',[1 1 1]);
rectangle('Position',[437.5 -234.375 15.625 15.625], 'FaceColor',[0 0 0]);
rectangle('Position',[453.125 -234.375 15.625 15.625], 'FaceColor',[1 1 1]);
rectangle('Position',[437.5 -250 15.625 15.625], 'FaceColor',[0 0 0]);
rectangle('Position',[453.125 -250 15.625 15.625], 'FaceColor',[1 1 1]);
rectangle('Position',[218.75 -453.125 15.625 15.625], 'FaceColor',[1 1 1]);
rectangle('Position',[234.375 -453.125 15.625 15.625], 'FaceColor',[1 1 1]);
rectangle('Position',[218.75 -468.75 15.625 15.625], 'FaceColor',[0 0 0]);
rectangle('Position',[234.375 -468.75 15.625 15.625], 'FaceColor',[0 0 0]);
rectangle('Position',[250 -453.125 15.625 15.625], 'FaceColor',[1 1 1]);
rectangle('Position',[265.625 -453.125 15.625 15.625], 'FaceColor',[1 1 1]);
rectangle('Position',[250 -468.75 15.625 15.625], 'FaceColor',[0 0 0]);
rectangle('Position',[265.625 -468.75 15.625 15.625], 'FaceColor',[0 0 0]);
rectangle('Position',[531.25 -703.125 15.625 15.625], 'FaceColor',[1 1 1]);
rectangle('Position',[546.875 -703.125 15.625 15.625], 'FaceColor',[0 0 0]);
rectangle('Position',[531.25 -718.75 15.625 15.625], 'FaceColor',[1 1 1]);
rectangle('Position',[546.875 -718.75 15.625 15.625], 'FaceColor',[0 0 0]);
rectangle('Position',[531.25 -734.375 15.625 15.625], 'FaceColor',[1 1 1]);
rectangle('Position',[546.875 -734.375 15.625 15.625], 'FaceColor',[0 0 0]);
rectangle('Position',[531.25 -750 15.625 15.625], 'FaceColor',[1 1 1]);
rectangle('Position',[546.875 -750 15.625 15.625], 'FaceColor',[0 0 0]);
rectangle('Position',[750 -703.125 15.625 15.625], 'FaceColor',[1 1 1]);
rectangle('Position',[765.625 -703.125 15.625 15.625], 'FaceColor',[1 1 1]);
rectangle('Position',[750 -718.75 15.625 15.625], 'FaceColor',[0 0 0]);
rectangle('Position',[765.625 -718.75 15.625 15.625], 'FaceColor',[0 0 0]);
rectangle('Position',[781.25 -703.125 15.625 15.625], 'FaceColor',[1 1 1]);
rectangle('Position',[796.875 -703.125 15.625 15.625], 'FaceColor',[1 1 1]);
rectangle('Position',[781.25 -718.75 15.625 15.625], 'FaceColor',[0 0 0]);
rectangle('Position',[796.875 -718.75 15.625 15.625], 'FaceColor',[0 0 0]);
rectangle('Position',[812.5 -703.125 15.625 15.625], 'FaceColor',[1 1 1]);
rectangle('Position',[828.125 -703.125 15.625 15.625], 'FaceColor',[1 1 1]);
rectangle('Position',[812.5 -718.75 15.625 15.625], 'FaceColor',[0 0 0]);
rectangle('Position',[828.125 -718.75 15.625 15.625], 'FaceColor',[0 0 0]);
rectangle('Position',[843.75 -703.125 15.625 15.625], 'FaceColor',[1 1 1]);
rectangle('Position',[859.375 -703.125 15.625 15.625], 'FaceColor',[1 1 1]);
rectangle('Position',[843.75 -718.75 15.625 15.625], 'FaceColor',[0 0 0]);
rectangle('Position',[859.375 -718.75 15.625 15.625], 'FaceColor',[0 0 0]);
rectangle('Position',[875 -703.125 15.625 15.625], 'FaceColor',[1 1 1]);
rectangle('Position',[890.625 -703.125 15.625 15.625], 'FaceColor',[1 1 1]);
rectangle('Position',[875 -718.75 15.625 15.625], 'FaceColor',[0 0 0]);
rectangle('Position',[890.625 -718.75 15.625 15.625], 'FaceColor',[0 0 0]);
rectangle('Position',[906.25 -703.125 15.625 15.625], 'FaceColor',[1 1 1]);
rectangle('Position',[921.875 -703.125 15.625 15.625], 'FaceColor',[1 1 1]);
rectangle('Position',[906.25 -718.75 15.625 15.625], 'FaceColor',[0 0 0]);
rectangle('Position',[921.875 -718.75 15.625 15.625], 'FaceColor',[0 0 0]);
rectangle('Position',[937.5 -703.125 15.625 15.625], 'FaceColor',[1 1 1]);
rectangle('Position',[953.125 -703.125 15.625 15.625], 'FaceColor',[1 1 1]);
rectangle('Position',[937.5 -718.75 15.625 15.625], 'FaceColor',[0 0 0]);
rectangle('Position',[953.125 -718.75 15.625 15.625], 'FaceColor',[0 0 0]);
rectangle('Position',[531.25 -765.625 15.625 15.625], 'FaceColor',[1 1 1]);
rectangle('Position',[546.875 -765.625 15.625 15.625], 'FaceColor',[0 0 0]);
rectangle('Position',[531.25 -781.25 15.625 15.625], 'FaceColor',[1 1 1]);
rectangle('Position',[546.875 -781.25 15.625 15.625], 'FaceColor',[0 0 0]);
rectangle('Position',[531.25 -796.875 15.625 15.625], 'FaceColor',[1 1 1]);
rectangle('Position',[546.875 -796.875 15.625 15.625], 'FaceColor',[0 0 0]);
rectangle('Position',[531.25 -812.5 15.625 15.625], 'FaceColor',[1 1 1]);
rectangle('Position',[546.875 -812.5 15.625 15.625], 'FaceColor',[0 0 0]);
rectangle('Position',[531.25 -828.125 15.625 15.625], 'FaceColor',[1 1 1]);
rectangle('Position',[546.875 -828.125 15.625 15.625], 'FaceColor',[0 0 0]);
rectangle('Position',[531.25 -843.75 15.625 15.625], 'FaceColor',[1 1 1]);
rectangle('Position',[546.875 -843.75 15.625 15.625], 'FaceColor',[0 0 0]);
rectangle('Position',[531.25 -859.375 15.625 15.625], 'FaceColor',[1 1 1]);
rectangle('Position',[546.875 -859.375 15.625 15.625], 'FaceColor',[0 0 0]);
rectangle('Position',[531.25 -875 15.625 15.625], 'FaceColor',[1 1 1]);
rectangle('Position',[546.875 -875 15.625 15.625], 'FaceColor',[0 0 0]);
rectangle('Position',[531.25 -890.625 15.625 15.625], 'FaceColor',[1 1 1]);
rectangle('Position',[546.875 -890.625 15.625 15.625], 'FaceColor',[0 0 0]);
rectangle('Position',[531.25 -906.25 15.625 15.625], 'FaceColor',[1 1 1]);
rectangle('Position',[546.875 -906.25 15.625 15.625], 'FaceColor',[0 0 0]);
rectangle('Position',[531.25 -921.875 15.625 15.625], 'FaceColor',[1 1 1]);
rectangle('Position',[546.875 -921.875 15.625 15.625], 'FaceColor',[0 0 0]);
rectangle('Position',[531.25 -937.5 15.625 15.625], 'FaceColor',[1 1 1]);
rectangle('Position',[546.875 -937.5 15.625 15.625], 'FaceColor',[0 0 0]);
rectangle('Position',[531.25 -953.125 15.625 15.625], 'FaceColor',[1 1 1]);
rectangle('Position',[546.875 -953.125 15.625 15.625], 'FaceColor',[0 0 0]);
rectangle('Position',[531.25 -968.75 15.625 15.625], 'FaceColor',[1 1 1]);
rectangle('Position',[546.875 -968.75 15.625 15.625], 'FaceColor',[0 0 0]);
X=[933,906.25,843.75,781.25,687.5,687.5,593.75,531.25,468.75,406.25,343.75,281.25,187.5,156.25,156.25,93.75,66];
Y=[-933,-906.25,-843.75,-843.75,-812.5,-687.5,-656.25,-656.25,-593.75,-531.25,-468.75,-406.25,-312.5,-218.75,-156.25,-93.75,-66];
hold on;
plot(X,Y,'r');
legend('1348.95','Location','southoutside');
